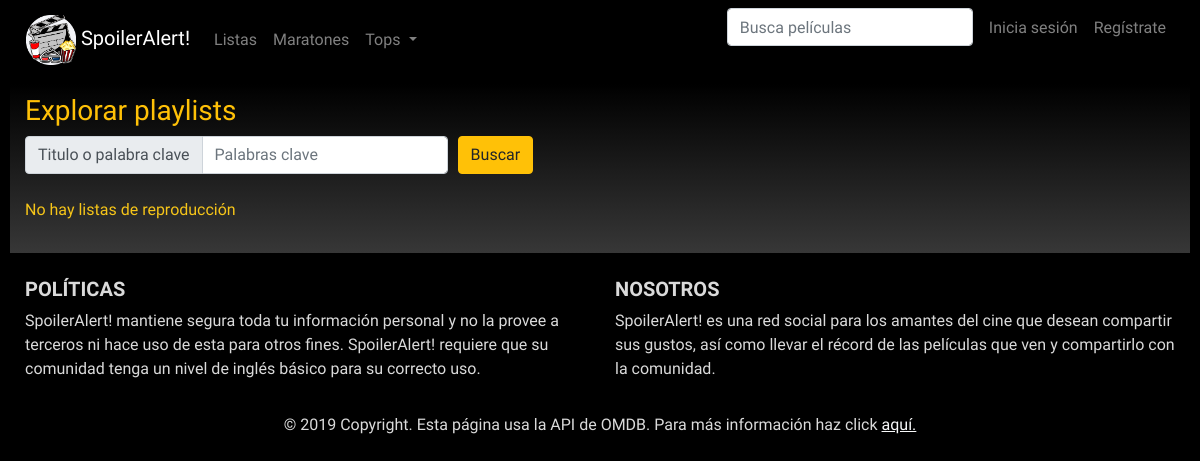
Before: /views/menus/playlists.php with the older database file.
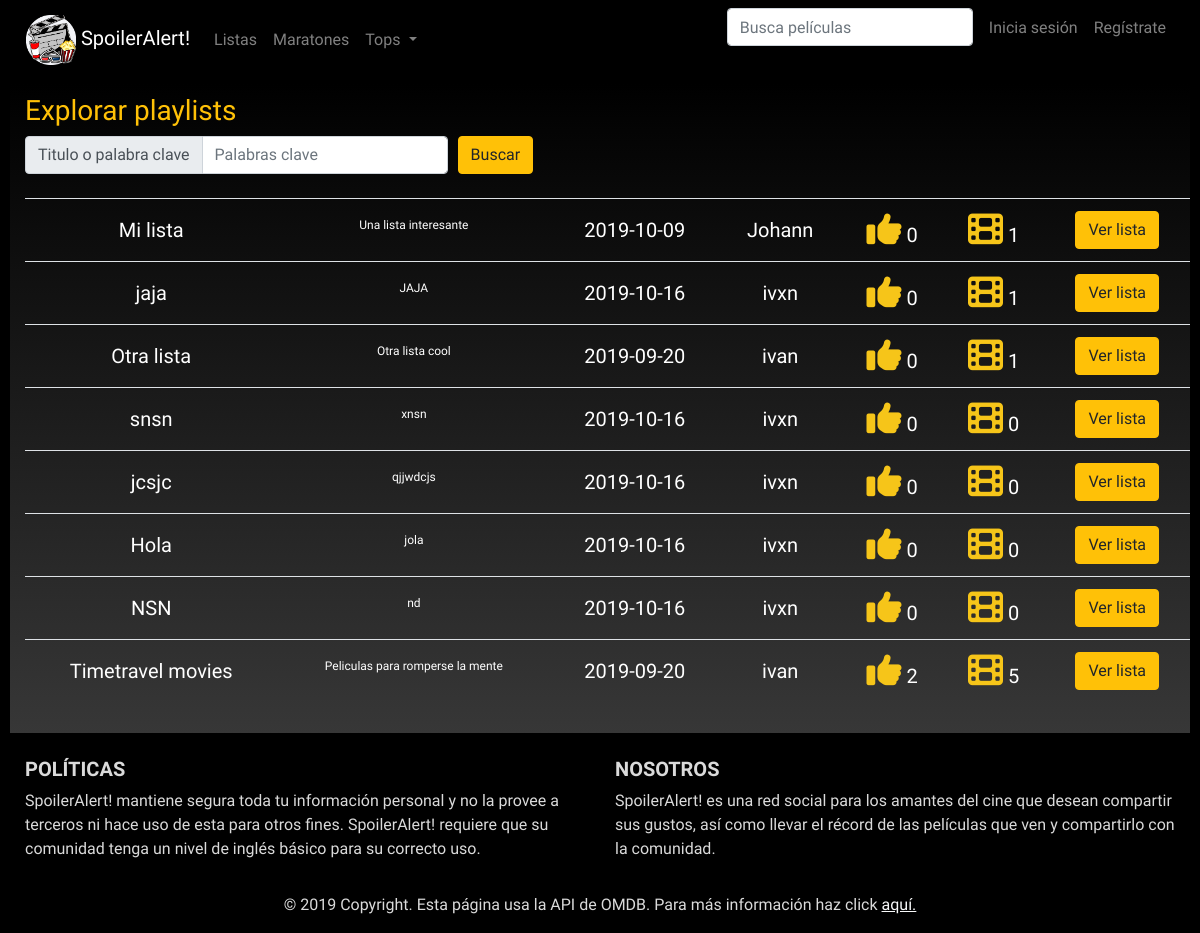
After: the same page with the newer database file.
### tables this page shows
CREATE TABLE `playlist` (
  `clave` int(11) NOT NULL,
  `nombre` varchar(50) NOT NULL,
  `descripcion` varchar(250) NOT NULL,
  `fecha` timestamp NOT NULL DEFAULT current_timestamp(),
  `creador` varchar(30) NOT NULL
);

### php/Playlists.php (the view, shortened to what this page needs)
<?php
    class Playlists
    {
        public function getRandomPlaylists()
        {
            $temp = new Connection();
            $conn = $temp->getConnection();
            $sql = "SELECT playlist.*, DATE(fecha) as creada,
            (SELECT COUNT(*) FROM playlist_likes WHERE playlist = playlist.clave) as likes,
            (SELECT COUNT(*) FROM playlist_peliculas WHERE playlist = playlist.clave) as peliculas
            FROM playlist ORDER BY RAND() LIMIT 15";
            $result = mysqli_query($conn, $sql);
            if($result && $result->num_rows>0)
            {
                $out = '<table class ="table table-hover sa_table"><tbody>';
                while($data = mysqli_fetch_assoc($result))
                {
                    $out .= '<tr>';
                    $clave = $data['clave'];
                    $out .= "<td><a style='color: white;' href='playlist.php?id=$clave'>".$data['nombre']."</a>";
                    $out .= '<td><h6>'.$data['descripcion'].'</span></h6>';
                    $out .= '<td>'.$data['creada'].'</td>';
                    $out .= '<td><a class="text-white"href="profile.php?user='.$data['creador'].'">'.$data['creador'].'</a></td>';
                    $out .= '<td><i title="Me gustas" class="fas fa-thumbs-up"></i> '.$data['likes'].'</td>';
                    $out .= '<td><i title="Peliculas en esta lista" class="fas fa-film"></i> '.$data['peliculas'].'</td>';
                    $out .= '<td><a class="btn btn-warning" href="playlist.php?id='.$clave.'">Ver lista</a></td>';
                    $out .= '</tr>';
                }
                $out .='</tbody></table>';
                return $out;
            }
            else
            {
                return "<p>No hay listas de reproducción</p>";
            }
        }
    }

Changed rows visible on the page:
added playlist: nombre "Mi lista", descripcion "Una lista interesante", creada "2019-10-09", creador "Johann", likes "0", peliculas "1"
added playlist: nombre "jaja", descripcion "JAJA", creada "2019-10-16", creador "ivxn", likes "0", peliculas "1"
added playlist: nombre "Otra lista", descripcion "Otra lista cool", creada "2019-09-20", creador "ivan", likes "0", peliculas "1"
added playlist: nombre "snsn", descripcion "xnsn", creada "2019-10-16", creador "ivxn", likes "0", peliculas "0"
added playlist: nombre "jcsjc", descripcion "qjjwdcjs", creada "2019-10-16", creador "ivxn", likes "0", peliculas "0"
added playlist: nombre "Hola", descripcion "jola", creada "2019-10-16", creador "ivxn", likes "0", peliculas "0"
added playlist: nombre "NSN", descripcion "nd", creada "2019-10-16", creador "ivxn", likes "0", peliculas "0"
added playlist: nombre "Timetravel movies", descripcion "Peliculas para romperse la mente", creada "2019-09-20", creador "ivan", likes "2", peliculas "5"
Other visible differences:
text no longer shown: "No hay listas de reproducción"
